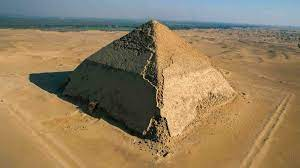
#> input picture processed_data/bent_pyramid_for_senefru/12.jpg, 300 x 168 px
$ jupyter execute --allow-errors ancient_egyptian_classification.ipynb   (shell and % lines are left out)
#> lines starting #> are read from the running program, lines starting #| are printed output that depends on the picture
### Classifying Ancient Egyptian Landmarks

Created by Josh Sanchez. Last updated February 1, 2024.

This dataset consists of roughly 3,500 images of Ancient Egyptian landmarks.
The dataset was created by user Marvy Ayman Halim on Kaggle and can be found at: https://www.kaggle.com/datasets/marvyaymanhalim/ancient-egyptian-landmarks-dataset.

[cell 1]
# data preprocessing
import os
import shutil
import pandas as pd
import numpy as np

# data visualization
from matplotlib import pyplot as plt
from pylab import *
from bokeh.io import output_notebook, show
from bokeh.models import ColumnDataSource
from bokeh.plotting import figure
from bokeh.models import HoverTool
from bokeh.transform import linear_cmap
from bokeh.models import CategoricalColorMapper
from bokeh.palettes import small_palettes

# data scaling
from preamble import *
from sklearn.model_selection import train_test_split

# data analysis
from PIL import Image
import seaborn as sns
from sklearn.cluster import KMeans
from sklearn.decomposition import PCA
from sklearn.manifold import TSNE, Isomap
from sklearn.svm import SVC
from sklearn.metrics import accuracy_score, classification_report, confusion_matrix

# Data Preprocessing
Import the data and clean up the folder and file names. Then make the image dataset into a .csv file.

**Note:** I manually removed the Node.js folder from the dataset because it does not pertain to the project. The original data can be found under the folder called *Data*. The *raw_data* folder contains the original dataset minus the Node.js folder. The *processed_data folder* contains the properly formatted folder and file names.

Ensure that you do not have a processed_data folder on your machine, just the raw_data folder, before you run the following cell.

[cell 2]
filenames = []
labels = []

# create the processed_data folder
try:
    os.mkdir(os.path.join(os.getcwd(), "processed_data"))
except OSError as error:
    print(error)

processed_data_dir = os.path.join(os.getcwd(), "processed_data")

for folder in os.scandir("raw_data"):

    # if the selected item is not a directory
    if not folder.is_dir():
        continue


    # lowercase the folder name and replace space with underscore
    changed_folder_name = folder.name.lower()

    changed_folder_name = changed_folder_name.replace(" ", "_")


    # add folder to processed_data
    try:
        os.mkdir(os.path.join(processed_data_dir, changed_folder_name))
    except OSError as error:
        print(error)

    processed_folder = os.path.join(processed_data_dir, changed_folder_name)

    # pull filename and store in filenames for dataframe
    for file in os.scandir(folder.path):
        # if the folder is empty
        if len(folder.path) == 0:
            continue

        # lowercase the file name and replace space with underscore
        changed_file_name = file.name.lower()

        changed_file_name = changed_file_name.replace(" ", "_")


        # copy the file to its correct folder in processed_data
        shutil.copy(file, processed_folder)

        # rename the file to the edited file name
        raw_file = os.path.join(processed_folder, file.name)                 # the original, unedited file name
        processed_file = os.path.join(processed_folder, changed_file_name)   # the edited file name

        try:
            os.rename(raw_file, processed_file)
        except OSError as error:
            print(error)

        # store properly formatted folder name as a label
        labels.append(changed_folder_name)

        # store filename as a filename
        filenames.append(changed_file_name)

        # create a dataframe by making a tuple of the filename and label
        df = pd.DataFrame(list(zip(filenames, labels)), columns=["image", "label"])

# change the file to a csv

df.to_csv("ancient_egyptian_dataset.csv", index=False)

# Describe the sample and features

[cell 3]
df.head(10)

# Understanding patterns/trends in the data

In order to understand the data, it must first be described. The code below shows that there are 1337 "unique" images (meaning image filenames) and 22 unique labels. At this point, the model might attempt to cluster the images into 22 distinct groups.

[cell 4]
df.describe()

The below code shows the number of images for each label. This is the number of points expected for each cluster.

[cell 5]
df["label"].value_counts()

# Data transformations
Scale and then grayscale images. Overwrite the image file in processed_data with the transformed images.

[cell 6]
def resize_with_aspect_ratio(image, size):
    """Resizes an image with padding to maintain aspect ratio.

    Args:
        image: A PIL.Image.Image object.
        size: Tuple representing the desired output size (width, height).

    Returns:
        A PIL.Image.Image object of the resized image.
    """

    # if the image is already a square
    if image.width == image.height:
        square_img = image.resize(size)
        # print("image is already a square- resize without padding: ", square_img.size)

        return square_img

    # if the image's height is smaller than its width
    elif image.width > image.height:
        # pad the image with black bars to get the image to a square size of its width
        square_img = Image.new(image.mode, (image.width, image.width))
        square_img.paste(image, (0, (image.width - image.height) // 2))

        # resize the image
        resized_img = square_img.resize(size)
        # print("image height is smaller than width- resize with padding for height: ", resized_img.size)

        return resized_img

    # if the image's width is smaller than its height
    else:
        square_img = Image.new(image.mode, (image.height, image.height))
        square_img.paste(image, ((image.height - image.width) // 2, 0))

        # resize the image
        resized_img = square_img.resize(size)
        # print("image width smaller than height- resize with padding for width: ", resized_img.size)

        return resized_img

[cell 7]
def resize_and_grayscale(image_path):
    """Resizes and grayscales an image.

    Args: image_path: String representing the path to the image file.

    Returns: A PIL.Image.Image object of the resized and grayscale image.
    """

    image = Image.open(image_path)
    size = (180, 180)

    # If the image is already 180x180, just grayscale it
    if image.size == size:
        gray_image = image.convert("L")  # Convert to grayscale
        return gray_image

    # Resize with padding or direct resizing based on aspect ratio
    resized_img = resize_with_aspect_ratio(image, size)

    # Convert to grayscale
    gray_img = resized_img.convert("L")

    # Save the grayscale image
    gray_img.save(image_path)

    return gray_img

[cell 8]
def display_image(image_list, index):
    """Displays a specific image from a specified image_list.

    Args: image_list: List containing either the non aspect preserved or the aspect preserved NumPy representations of the images.

    Returns: A PIL.Image object of the image.
    """
    # Acces the specific NumPy array from the list
    img_array = image_list[index]

    # Convert the NumPy array to a PIL Image object (assuming uint8 data type)
    img = Image.fromarray(img_array.astype("uint8"))

    return img

[cell 9]
# Resize and grayscale all the images without preserving aspect ratio
img_list = []
for image, label in df.values:
    img_path = os.path.join(processed_data_dir, label, image)

    try:
        # Open image using PIL
        img = Image.open(img_path)
#> img is the input picture: PIL image 300x168 RGB; mean R, G, B 145.8, 125.8, 94.1

        # Resize the image
        resized_img = img.resize((180, 180))  # This does not preserve aspect ratio
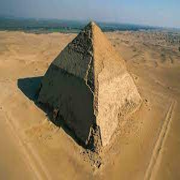
#> resized_img: PIL image 180x180 RGB; mean R, G, B 145.9, 125.8, 94.1

        # Convert to grayscale
        gray_img = resized_img.convert("L")
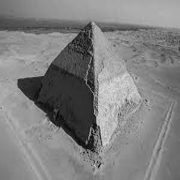
#> gray_img: PIL image 180x180 L; min 2, max 220, mean 128.2

        # Reshape to 2D array to (height * width, 1)
        # gray_img = np.array(gray_img).reshape(-1, 1)

        # Flatten the array
        gray_img = np.array(gray_img).flatten()

        # Append the resized and grayscaled image to the list
        img_list.append(np.array(gray_img))
    except FileNotFoundError:
        print(f"Error: Image not found - {img_path}")  # Handle file not found error

# img_list is a list of NumPy arrays representing the processed images
for img in img_list:
    print(img.ndim)
#> this loop made 1 pass
#| 1

[cell 10]
# Resize and grayscale all the images preserving aspect ratio

img_list_aspect_preserved = []
for image, label in df.values:
    img_path = os.path.join(processed_data_dir, label, image)

    try:
        # Open image using PIL
        img = Image.open(img_path)

        # Resize and grayscale the image
        resized_and_grayscaled_img = resize_and_grayscale(img_path)
#> in resize_with_aspect_ratio, `square_img = Image.new(image.mode, (image.width, image.width))`: square_img: PIL image 300x300 RGB; every value is 0
#> in resize_with_aspect_ratio, `square_img.paste(image, (0, (image.width - image.height) // 2))`:
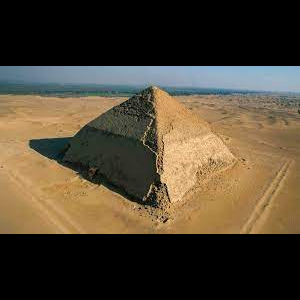
#> square_img: PIL image 300x300 RGB; mean R, G, B 81.7, 70.5, 52.7
#> in resize_with_aspect_ratio, `resized_img = square_img.resize(size)`:
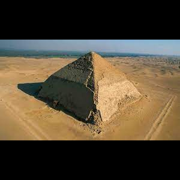
#> resized_img: PIL image 180x180 RGB; mean R, G, B 81.7, 70.5, 52.7
#> in resize_and_grayscale, `gray_img = resized_img.convert("L")`:
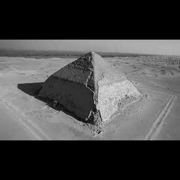
#> gray_img: PIL image 180x180 L; min 0, max 213, mean 71.9

        # Append the resized and grayscaled image to the list
        img_list_aspect_preserved.append(np.array(resized_and_grayscaled_img))
    except FileNotFoundError:
        print(f"Error: Image not found - {img_path}")  # Handle file not found error

# img_list_aspect_preserved is a list of NumPy arrays representing the processed images

[cell 11]
# Show the first image of the non aspect preserved list
index = 0
#> index = 0
display_image(img_list, index)

[cell 12]
# Show the image of the aspect preserved list
display_image(img_list_aspect_preserved, 0)

# Contours
The cells below will show the contours of some of the images.

[cell 13]
# Show the contours of the first image without preserved aspect ratio
figure()
#> (the rest of this cell did not finish here and is left out)

[cell 14]
# Show the contours of the first image with preserved aspect ratio
figure()
contour(img_list_aspect_preserved[0], origin='image')
axis('equal')
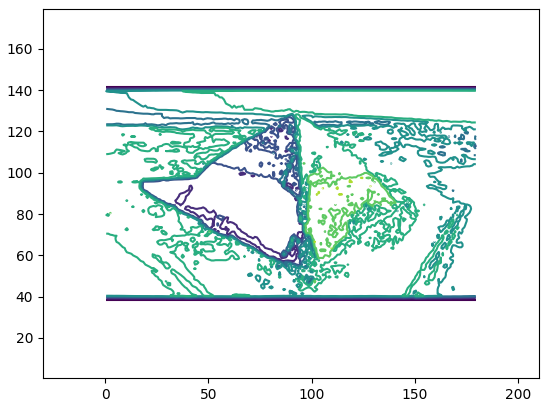
#> figure drawn by matplotlib, 1 panel

[cell 15]
# Show the contours for the last image in the dataset without preserved aspect ratio
figure()
#> (the rest of this cell did not finish here and is left out)

[cell 16]
# Show the contours for the last image in the dataset with preserved aspect ratio
figure()
#> (the rest of this cell did not finish here and is left out)

[cell 17]
# Show the contours for the bent_pyramid_for_senefru without preserved aspect ratio
figure()
#> (the rest of this cell did not finish here and is left out)

[cell 18]
# Show the contours for the bent_pyramid_for_senefru with preserved aspect ratio
figure()
#> (the rest of this cell did not finish here and is left out)

# Flattening
Flattening the contours of the images in the dataset. Historgram shows the distribution of pixel identities across the image.

[cell 19]
# Show the histogram of the flattened contours of the first image in the dataset without preserved aspect ratio.
figure()
hist(img_list[0].flatten(), 128)
show()
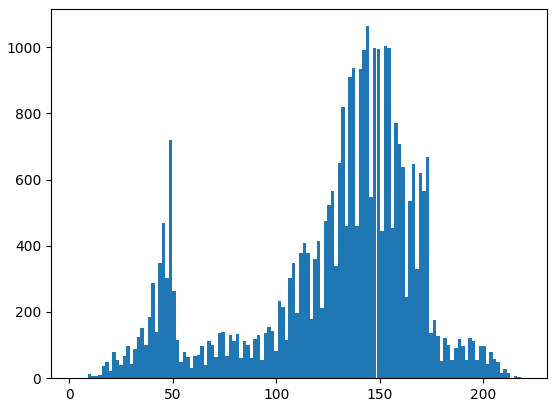
#> figure drawn by matplotlib, 1 panel; tallest bar 1063 high, from x = 143.4 to 145.1

[cell 20]
# Show the histogram of the flattened contours of the first image in the dataset with preserved aspect ratio.
figure()
hist(img_list_aspect_preserved[0].flatten(), 128)
show()
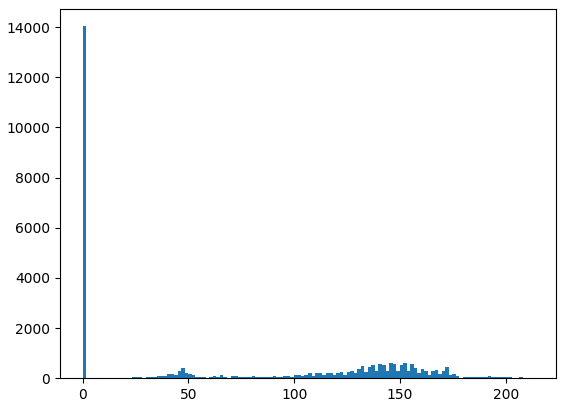
#> figure drawn by matplotlib, 1 panel; tallest bar 14040 high, from x = 0 to 1.66

[cell 21]
# Show the histogram of the flattened contours of the last image in the dataset without preserved aspect ratio.
figure()
#> (the rest of this cell did not finish here and is left out)

[cell 22]
# Show the histogram of the flattened contours of the last image in the dataset with preserved aspect ratio.
figure()
#> (the rest of this cell did not finish here and is left out)

[cell 23]
# Show the historgram of the flattened contours of the bent_pyramid_for_senefru image without preserved aspect ratio.
figure()
#> (the rest of this cell did not finish here and is left out)

[cell 24]
# Show the historgram of the flattened contours of the bent_pyramid_for_senefru image with preserved aspect ratio.
figure()
#> (the rest of this cell did not finish here and is left out)

# Unsupervised K-means clustering

[cell 25]
# Build the unsupervised clustering model on non-aspect preserved image
unsupervised_kmeans = KMeans(n_clusters=2, random_state=42)
#> (the rest of this cell did not finish here and is left out)

[cell 26]
x_data = []
y_data = []
for image in img_list:
    # Access pixel values directly from the flattened array
    x_data.append(image[0])  # Assuming the first element is the "x" value
    y_data.append(image[1])  # Assuming the second element is the "y" value
#> after the loop, x_data = [114]; y_data = [115]

# Create the scatter plot using separate lists for x and y data
plt.figure(figsize=(8, 6))
#> (the rest of this cell did not finish here and is left out)
